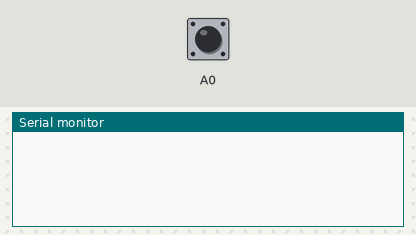
A sketch run on a simulated Arduino Uno, built with avr-gcc and run on an emulated ATmega328P. Shown: the last lines printed to the serial monitor. Inputs (shaded band) come from the test bench; at power-on: A0 LOW.

Above: at 1.2 s.
1.3 s: A0 driven HIGH
At 1.8 s:
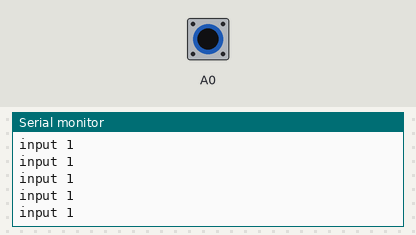
3.2 s: A0 driven LOW
At 4.4 s:
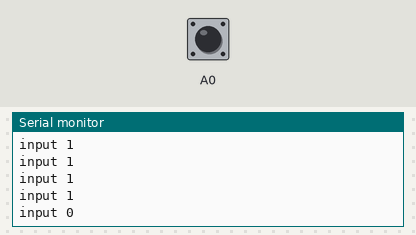
4.7 s: A0 driven HIGH
At 5.2 s:
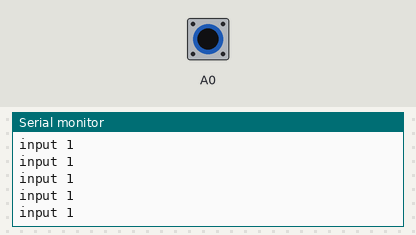

The sketch:

BoardLogic.ino
```cpp
#include <SoftwareSerial.h>
SoftwareSerial USB(10, 11);

// the setup function runs once when you press reset or power the board
void setup() {

  // Setup serial communication with the computer (using a baud rate of 9600 on serial monitor)
  Serial.begin(9600);

  //init button module
  pinMode(A0, INPUT);

  //init debug module (numbers)
  pinMode(1, OUTPUT);

}


void loop() {

  //connected status (debugging)
  if (Serial) {
    //we are connected to computer via usb
    digitalWrite(1, 1);
  } else {
    //we are not connected to usb
    digitalWrite(1, 0);
    setup(); //restart untill we are connected
  }

  //if we get a input on a0 (button module)
  if (digitalRead(A0) == HIGH) {

      // send data via d1/tX
      Serial.print("input ");
      Serial.print(digitalRead(A0));
      Serial.print("\n");

  }

}
```

Measured:
- after the input at 1.3 s, the serial monitor: prints a new line at once (image 1)
- after the input at 3.2 s, the serial monitor: prints a new line after 0.06 s (image 2)
